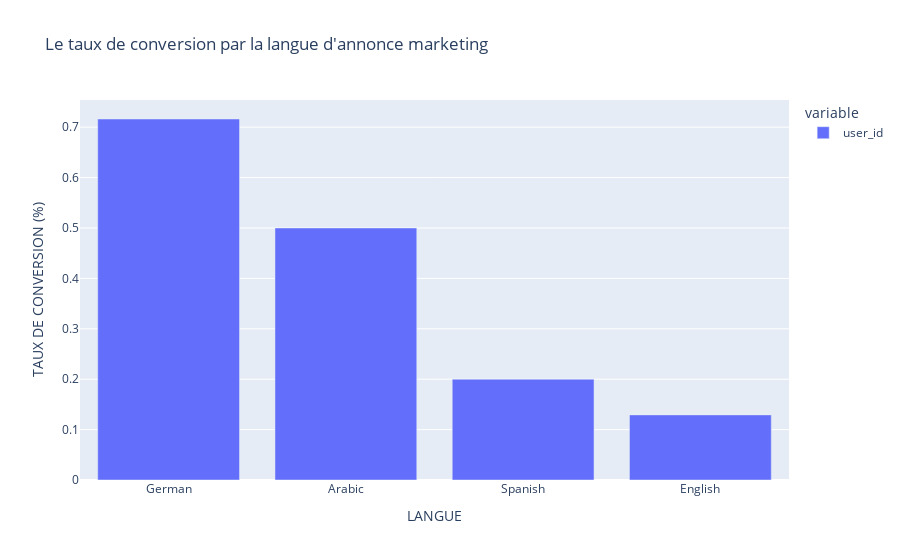

The cell this chart's notebook holds for it:
### Markdown cell above
l'Allemagne offre le meilleur taux de conversion de 72% et un taux de rétention de 77%.
Nous avons vu que l'Espagnol à le meilleur taux de rétention 100%, ici on voit que pour les annonces, cette langue présente un taux de conversion de 20%

### Code cell
fig_lang_annonce = px.bar(
   taux_conv_par_langue.sort_values(ascending=False),
   title="Le taux de conversion par la langue d'annonce marketing"
)
fig_lang_annonce.update_layout(xaxis_title="LANGUE", yaxis_title="TAUX DE CONVERSION (%)")
fig_lang_annonce.show()

### Figure 1 — Plotly figure (JSON) as saved in the notebook; plotly's stock layout.template omitted (floating-point values rounded to 4 significant figures)
{"data": [{"alignmentgroup": "True", "hovertemplate": "variable=user_id<br>language_displayed=%{x}<br>value=%{y}<extra></extra>", "legendgroup": "user_id", "marker": {"color": "#636efa", "pattern": {"shape": ""}}, "name": "user_id", "offsetgroup": "user_id", "orientation": "v", "showlegend": true, "textposition": "auto", "type": "bar", "x": ["German", "Arabic", "Spanish", "English"], "xaxis": "x", "y": [0.7162, 0.5, 0.2, 0.1292], "yaxis": "y"}], "layout": {"autosize": true, "barmode": "relative", "legend": {"title": {"text": "variable"}, "tracegroupgap": 0}, "title": {"text": "Le taux de conversion par la langue d'annonce marketing"}, "xaxis": {"anchor": "y", "autorange": true, "domain": [0, 1], "range": [-0.5, 3.5], "title": {"text": "LANGUE"}, "type": "category"}, "yaxis": {"anchor": "x", "autorange": true, "domain": [0, 1], "range": [0, 0.7539], "title": {"text": "TAUX DE CONVERSION (%)"}, "type": "linear"}}}
